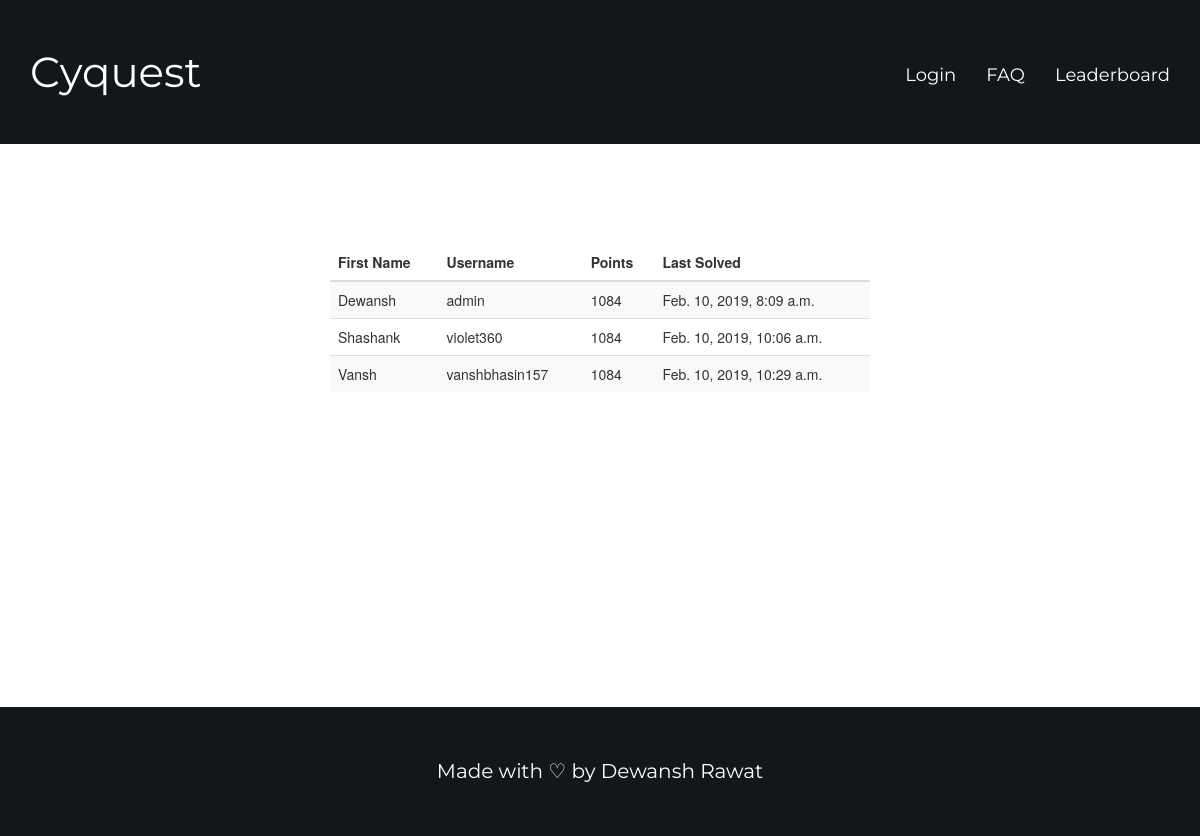
The app's page /leaderboard/, older data.
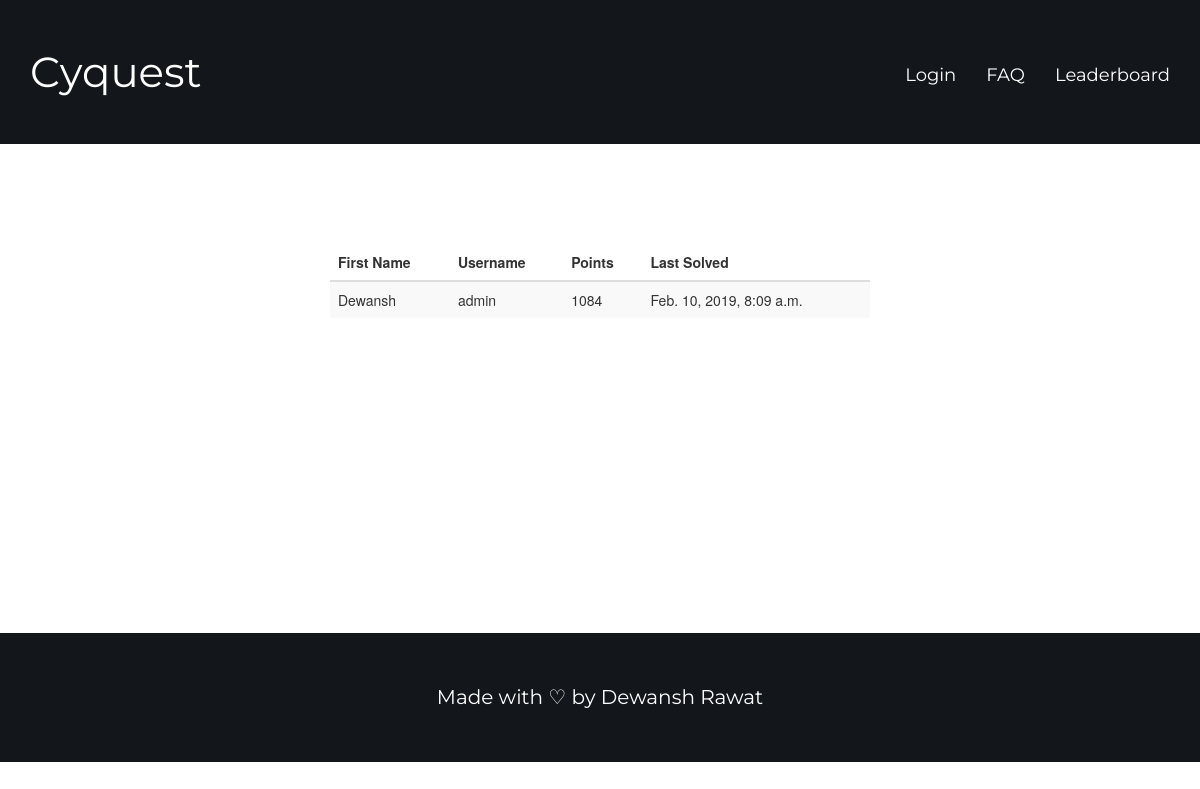
The same page, newer data.
### quiz/models.py (models this page shows, shortened)
class stud(models.Model):
	name = models.CharField(max_length=32)
	username = models.CharField(max_length=32)
	points = models.PositiveIntegerField(default=0)
	lql = models.PositiveIntegerField(default=1)
	time = models.DateTimeField(default=timezone.now)

### quiz/views.py (the view)
# urls.py: path('leaderboard/', quiz_view.leaderboard, name='leaderboard'),
def leaderboard(request):
	stud_list = stud.objects.all().order_by('-points')
	return render(request, 'quiz/leaderboard.html', {'list': stud_list})

### quiz/templates/quiz/leaderboard.html
{% extends 'quest/base.html' %}
{% load crispy_forms_tags %}
{% block content %}
	<div class="content-section">
		{% if list %}
			<table class="table table-striped">
				<thead>
					<tr>
						<th>First Name</th>
						<th>Username</th>
						<th>Points</th>
						<th>Last Solved</th>
					</tr>
				</thead>
				<tbody>
					{% for i in list %}
						<tr>
							<td>{{ i.name }}</td>
							<td>{{ i.username }}</td>
							<td>{{ i.points }}</td>
							<td>{{ i.time }}</td>
						</tr>
					{% endfor %}
				</tbody>
			</table>
		{% else %}
		<h2>It's Pretty Blank here</h2>
		{% endif %}
	</div>
{% endblock %}

Row changes from the older to the newer data that the page shows:
removed stud: name "Shashank", username "violet360", points "1084", time "Feb. 10, 2019, 10:06 a.m."
removed stud: name "Vansh", username "vanshbhasin157", points "1084", time "Feb. 10, 2019, 10:29 a.m."
